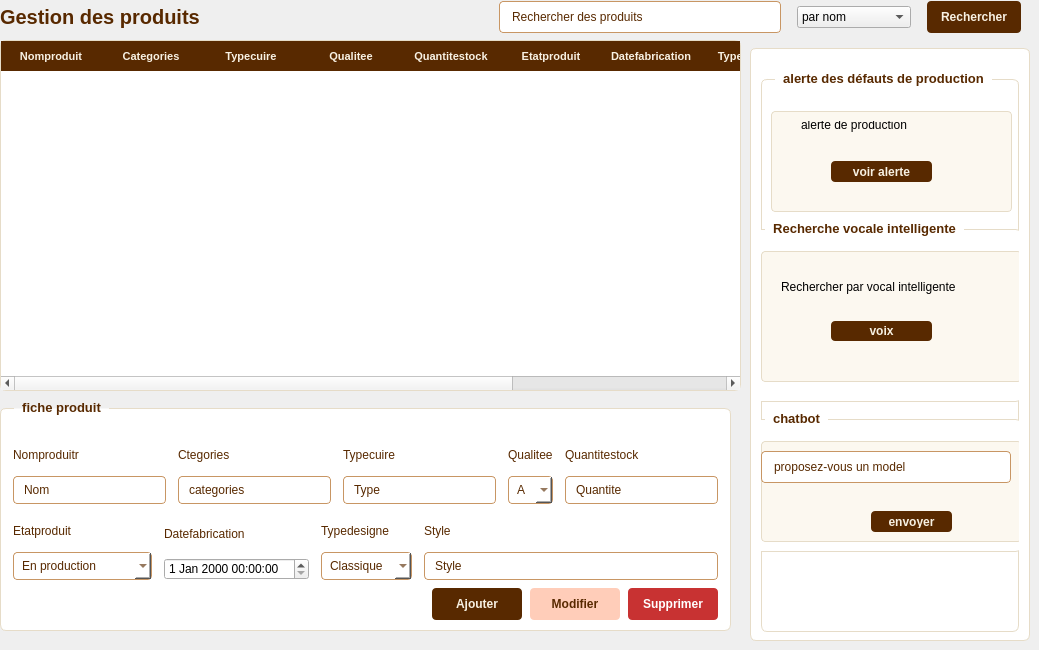
         <widget class="QWidget" name="page_2">
          <widget class="QTableWidget" name="employeeTable_4">
           <property name="geometry">
            <rect>
             <x>0</x>
             <y>40</y>
             <width>741</width>
             <height>351</height>
            </rect>
           </property>
           <property name="styleSheet">
            <string notr="true">QTableWidget {
  background-color: white;
  border: 1px solid rgb(230, 220, 200);
  border-radius: 6px;
  gridline-color: rgb(230, 220, 200);
  font-size: 11px;
  color: rgb(88, 41, 0);
}
QTableWidget::item {
  padding: 4px 6px;
}
QTableWidget::item:selected {
  background-color: rgb(255, 205, 185);
  color: rgb(88, 41, 0);
}
QHeaderView::section {
  background-color: rgb(88, 41, 0);
  color: rgb(248, 241, 227);
  padding: 6px 6px;
  border: none;
  font-weight: bold;
  font-size: 11px;
}</string>
           </property>
           <property name="alternatingRowColors">
            <bool>true</bool>
           </property>
           <property name="selectionBehavior">
            <enum>QAbstractItemView::SelectionBehavior::SelectRows</enum>
           </property>
           <property name="columnCount">
            <number>10</number>
           </property>
           <column>
            <property name="text">
             <string>Nomproduit</string>
            </property>
           </column>
           <column>
            <property name="text">
             <string>Categories</string>
            </property>
           </column>
           <column>
            <property name="text">
             <string>Typecuire</string>
            </property>
           </column>
           <column>
            <property name="text">
             <string>Qualitee</string>
            </property>
           </column>
           <column>
            <property name="text">
             <string>Quantitestock</string>
            </property>
           </column>
           <column>
            <property name="text">
             <string>Etatproduit</string>
            </property>
           </column>
           <column>
            <property name="text">
             <string>Datefabrication</string>
            </property>
           </column>
           <column>
            <property name="text">
             <string>Typedesigne</string>
            </property>
           </column>
           <column>
            <property name="text">
             <string>Style</string>
            </property>
           </column>
           <column>
            <property name="text">
             <string/>
            </property>
           </column>
          </widget>
          <widget class="QGroupBox" name="employeeFormBox_4">
           <property name="geometry">
            <rect>
             <x>0</x>
             <y>400</y>
             <width>731</width>
             <height>231</height>
            </rect>
           </property>
           <property name="styleSheet">
            <string notr="true">QGroupBox {
  background-color: white;
  border: 1px solid rgb(230, 220, 200);
  border-radius: 6px;
  margin-top: 8px;
  padding-top: 16px;
  font-weight: bold;
  font-size: 13px;
  color: rgb(88, 41, 0);
}
QGroupBox::title {
  subcontrol-origin: margin;
  left: 14px;
  padding: 0 6px;
}
QLineEdit, QComboBox, QDateEdit {
  border: 1px solid rgb(200, 150, 100);
  border-radius: 4px;
  padding: 5px 8px;
  font-size: 12px;
  color: rgb(88, 41, 0);
  background-color: rgb(255, 255, 255);
  font-weight: normal;
}
QLineEdit:focus, QComboBox:focus, QDateEdit:focus {
  border: 1px solid rgb(88, 41, 0);
}
QLabel {
  font-size: 12px;
  font-weight: normal;
  color: rgb(88, 41, 0);
}</string>
           </property>
           <property name="title">
            <string>fiche produit</string>
           </property>
           <layout class="QVBoxLayout" name="formOuterLayout_4">
            <property name="spacing">
             <number>8</number>
            </property>
            <property name="leftMargin">
             <number>12</number>
            </property>
            <property name="topMargin">
             <number>10</number>
            </property>
            <property name="rightMargin">
             <number>12</number>
            </property>
            <property name="bottomMargin">
             <number>10</number>
            </property>
            <item>
             <layout class="QHBoxLayout" name="formRow1_4">
              <property name="spacing">
               <number>12</number>
              </property>
              <item>
               <layout class="QVBoxLayout" name="cinLayout_4">
                <property name="spacing">
                 <number>2</number>
                </property>
                <item>
                 <widget class="QLabel" name="labelCIN_4">
                  <property name="text">
                   <string>Nomproduitr</string>
                  </property>
                 </widget>
                </item>
                <item>
                 <widget class="QLineEdit" name="lineEditCIN_4">
                  <property name="text">
                   <string>Nom</string>
                  </property>
                  <property name="placeholderText">
                   <string>CIN</string>
                  </property>
                 </widget>
                </item>
               </layout>
              </item>
              <item>
               <layout class="QVBoxLayout" name="nomLayout_4">
                <property name="spacing">
                 <number>2</number>
                </property>
                <item>
                 <widget class="QLabel" name="labelNom_4">
                  <property name="text">
                   <string>Ctegories</string>
                  </property>
                 </widget>
                </item>
                <item>
                 <widget class="QLineEdit" name="lineEditNom_4">
                  <property name="text">
                   <string>categories</string>
                  </property>
                  <property name="placeholderText">
                   <string>Nom</string>
                  </property>
                 </widget>
                </item>
               </layout>
              </item>
              <item>
               <layout class="QVBoxLayout" name="prenomLayout_4">
                <property name="spacing">
                 <number>2</number>
                </property>
                <item>
                 <widget class="QLabel" name="labelPrenom_4">
                  <property name="text">
                   <string>Typecuire</string>
                  </property>
                 </widget>
                </item>
                <item>
                 <widget class="QLineEdit" name="lineEditPrenom_4">
                  <property name="text">
                   <string>Type</string>
                  </property>
                  <property name="placeholderText">
                   <string>Prenom</string>
                  </property>
                 </widget>
                </item>
               </layout>
              </item>
              <item>
               <layout class="QVBoxLayout" name="sexeLayout_4">
                <property name="spacing">
                 <number>2</number>
                </property>
                <item>
                 <widget class="QLabel" name="labelSexe_4">
                  <property name="text">
                   <string>Qualitee</string>
                  </property>
                 </widget>
                </item>
                <item>
                 <widget class="QComboBox" name="comboBox_3">
                  <item>
                   <property name="text">
                    <string>A</string>
                   </property>
                  </item>
                  <item>
                   <property name="text">
                    <string>B</string>
                   </property>
                  </item>
                  <item>
                   <property name="text">
                    <string>C</string>
                   </property>
                  </item>
                 </widget>
                </item>
               </layout>
              </item>
              <item>
               <layout class="QVBoxLayout" name="salaireLayout_4">
                <property name="spacing">
                 <number>2</number>
                </property>
                <item>
                 <widget class="QLabel" name="labelSalaire_4">
                  <property name="text">
                   <string>Quantitestock</string>
                  </property>
                 </widget>
                </item>
                <item>
                 <widget class="QLineEdit" name="lineEditAdresse_2">
                  <property name="text">
                   <string>Quantite</string>
                  </property>
                  <property name="placeholderText">
                   <string>Adresse</string>
                  </property>
                 </widget>
                </item>
               </layout>
              </item>
             </layout>
            </item>
            <item>
             <layout class="QHBoxLayout" name="formRow2_4">
              <property name="spacing">
               <number>12</number>
              </property>
              <item>
               <layout class="QVBoxLayout" name="dateEmbaucheLayout_4">
                <property name="spacing">
                 <number>2</number>
                </property>
                <item>
                 <widget class="QLabel" name="labelDateEmbauche_4">
                  <property name="text">
                   <string>Etatproduit</string>
                  </property>
                 </widget>
                </item>
                <item>
                 <widget class="QComboBox" name="comboBox_4">
                  <item>
                   <property name="text">
                    <string>En production</string>
                   </property>
                  </item>
                  <item>
                   <property name="text">
                    <string>En stock</string>
                   </property>
                  </item>
                  <item>
                   <property name="text">
                    <string>Défectueux, Vendu</string>
                   </property>
                  </item>
                 </widget>
                </item>
               </layout>
              </item>
              <item>
               <layout class="QVBoxLayout" name="telephoneLayout_2">
                <property name="spacing">
                 <number>2</number>
                </property>
                <item>
                 <widget class="QLabel" name="labelTelephone_2">
                  <property name="text">
                   <string>Datefabrication</string>
                  </property>
                 </widget>
                </item>
                <item>
                 <widget class="QDateTimeEdit" name="dateTimeEdit"/>
                </item>
               </layout>
              </item>
              <item>
               <layout class="QVBoxLayout" name="posteLayout_2">
                <property name="spacing">
                 <number>2</number>
                </property>
                <item>
                 <widget class="QLabel" name="labelPoste_2">
                  <property name="text">
                   <string>Typedesigne</string>
                  </property>
                 </widget>
                </item>
                <item>
                 <widget class="QComboBox" name="comboBox_5">
                  <item>
                   <property name="text">
                    <string>Classique</string>
                   </property>
                  </item>
                  <item>
                   <property name="text">
                    <string>Moderne</string>
                   </property>
                  </item>
                  <item>
                   <property name="text">
                    <string>Luxe</string>
                   </property>
                  </item>
                 </widget>
                </item>
               </layout>
              </item>
              <item>
               <layout class="QVBoxLayout" name="adresseLayout_2">
                <property name="spacing">
                 <number>2</number>
                </property>
                <item>
                 <widget class="QLabel" name="labelAdresse_2">
                  <property name="text">
                   <string>Style</string>
                  </property>
                 </widget>
                </item>
                <item>
                 <layout class="QVBoxLayout" name="emailLayout_2">
                  <property name="spacing">
                   <number>2</number>
                  </property>
                  <item>
                   <widget class="QLineEdit" name="lineEditPrenom_5">
                    <property name="text">
                     <string>Style</string>
                    </property>
                    <property name="placeholderText">
                     <string>Prenom</string>
                    </property>
                   </widget>
                  </item>
                 </layout>
                </item>
               </layout>
              </item>
             </layout>
            </item>
            <item>
             <layout class="QHBoxLayout" name="formBtnLayout_4">
              <property name="spacing">
               <number>8</number>
              </property>
              <item>
               <spacer name="formBtnSpacer_4">
                <property name="orientation">
                 <enum>Qt::Orientation::Horizontal</enum>
                </property>
                <property name="sizeHint" stdset="0">
                 <size>
                  <width>40</width>
                  <height>20</height>
                 </size>
                </property>
               </spacer>
              </item>
              <item>
               <widget class="QPushButton" name="btnAjouter_6">
                <property name="minimumSize">
                 <size>
                  <width>90</width>
                  <height>32</height>
                 </size>
                </property>
                <property name="cursor">
                 <cursorShape>PointingHandCursor</cursorShape>
                </property>
                <property name="styleSheet">
                 <string notr="true">QPushButton {
  background-color: rgb(88, 41, 0);
  color: rgb(248, 241, 227);
  border: none;
  border-radius: 4px;
  font-size: 12px;
  font-weight: bold;
  padding: 6px 14px;
}
QPushButton:hover {
  background-color: rgb(110, 55, 10);
}</string>
                </property>
                <property name="text">
                 <string>Ajouter</string>
                </property>
               </widget>
              </item>
              <item>
               <widget class="QPushButton" name="btnModifier_4">
                <property name="minimumSize">
                 <size>
                  <width>90</width>
                  <height>32</height>
                 </size>
                </property>
                <property name="cursor">
                 <cursorShape>PointingHandCursor</cursorShape>
                </property>
                <property name="styleSheet">
                 <string notr="true">QPushButton {
  background-color: rgb(255, 205, 185);
  color: rgb(88, 41, 0);
  border: none;
  border-radius: 4px;
  font-size: 12px;
  font-weight: bold;
  padding: 6px 14px;
}
QPushButton:hover {
  background-color: rgb(230, 180, 150);
}</string>
                </property>
                <property name="text">
                 <string>Modifier</string>
                </property>
               </widget>
              </item>
              <item>
               <widget class="QPushButton" name="btnSupprimer_4">
                <property name="minimumSize">
                 <size>
                  <width>90</width>
                  <height>32</height>
                 </size>
                </property>
                <property name="cursor">
                 <cursorShape>PointingHandCursor</cursorShape>
                </property>
                <property name="styleSheet">
                 <string notr="true">QPushButton {
  background-color: rgb(200, 50, 50);
  color: white;
  border: none;
  border-radius: 4px;
  font-size: 12px;
  font-weight: bold;
  padding: 6px 14px;
}
QPushButton:hover {
  background-color: rgb(180, 40, 40);
}</string>
                </property>
                <property name="text">
                 <string>Supprimer</string>
                </property>
               </widget>
              </item>
             </layout>
            </item>
           </layout>
          </widget>
          <widget class="QGroupBox" name="chatGroupBox_4">
           <property name="geometry">
            <rect>
             <x>750</x>
             <y>40</y>
             <width>280</width>
             <height>601</height>
            </rect>
           </property>
           <property name="styleSheet">
            <string notr="true">QGroupBox {
  background-color: white;
  border: 1px solid rgb(230, 220, 200);
  border-radius: 6px;
  margin-top: 8px;
  padding-top: 14px;
  font-weight: bold;
  font-size: 13px;
  color: rgb(88, 41, 0);
}
QGroupBox::title {
  subcontrol-origin: margin;
  left: 14px;
  padding: 0 6px;
}
QTextEdit {
  border: 1px solid rgb(230, 220, 200);
  border-radius: 4px;
  font-size: 12px;
  color: rgb(88, 41, 0);
  background-color: rgb(252, 248, 240);
  font-weight: normal;
}
QLineEdit {
  border: 1px solid rgb(200, 150, 100);
  border-radius: 4px;
  padding: 5px 8px;
  font-size: 12px;
  color: rgb(88, 41, 0);
  background-color: white;
  font-weight: normal;
}</string>
           </property>
           <property name="title">
            <string/>
           </property>
           <layout class="QVBoxLayout" name="chatLayout_4">
            <property name="spacing">
             <number>6</number>
            </property>
            <property name="leftMargin">
             <number>10</number>
            </property>
            <property name="topMargin">
             <number>8</number>
            </property>
            <property name="rightMargin">
             <number>10</number>
            </property>
            <property name="bottomMargin">
             <number>8</number>
            </property>
            <item>
             <widget class="QGroupBox" name="groupBox">
              <property name="title">
               <string>alerte des défauts de production</string>
              </property>
              <widget class="QTextEdit" name="textEdit">
               <property name="geometry">
                <rect>
                 <x>10</x>
                 <y>40</y>
                 <width>241</width>
                 <height>101</height>
                </rect>
               </property>
              </widget>
              <widget class="QGroupBox" name="groupBox_2">
               <property name="geometry">
                <rect>
                 <x>-10</x>
                 <y>150</y>
                 <width>271</width>
                 <height>181</height>
                </rect>
               </property>
               <property name="title">
                <string>Recherche vocale intelligente</string>
               </property>
               <widget class="QTextEdit" name="textEdit_2">
                <property name="geometry">
                 <rect>
                  <x>10</x>
                  <y>30</y>
                  <width>261</width>
                  <height>131</height>
                 </rect>
                </property>
               </widget>
               <widget class="QPushButton" name="pushButton_7">
                <property name="geometry">
                 <rect>
                  <x>80</x>
                  <y>100</y>
                  <width>101</width>
                  <height>20</height>
                 </rect>
                </property>
                <property name="styleSheet">
                 <string notr="true">QPushButton {
  background-color: rgb(88, 41, 0);
  color: rgb(248, 241, 227);
  border: none;
  border-radius: 4px;
  font-size: 12px;
  font-weight: bold;
  padding: 4px 14px;
}
QPushButton:hover {
  background-color: rgb(110, 55, 10);
}</string>
                </property>
                <property name="text">
                 <string>voix</string>
                </property>
               </widget>
               <widget class="QLabel" name="label_4">
                <property name="geometry">
                 <rect>
                  <x>30</x>
                  <y>50</y>
                  <width>191</width>
                  <height>31</height>
                 </rect>
                </property>
                <property name="styleSheet">
                 <string notr="true">QPushButton {
  background-color: rgb(255, 205, 185);
  color: rgb(88, 41, 0);
  border: none;
  border-radius: 4px;
  font-size: 12px;
  font-weight: bold;
  padding: 6px 14px;
}
QPushButton:hover {
  background-color: rgb(230, 180, 150);
}</string>
                </property>
                <property name="text">
                 <string>Rechercher par vocal intelligente</string>
                </property>
               </widget>
              </widget>
              <widget class="QGroupBox" name="groupBox_3">
               <property name="geometry">
                <rect>
                 <x>-10</x>
                 <y>340</y>
                 <width>271</width>
                 <height>141</height>
                </rect>
               </property>
               <property name="title">
                <string>chatbot</string>
               </property>
               <widget class="QTextEdit" name="textEdit_3">
                <property name="geometry">
                 <rect>
                  <x>10</x>
                  <y>30</y>
                  <width>261</width>
                  <height>101</height>
                 </rect>
                </property>
               </widget>
               <widget class="QPushButton" name="pushButton_8">
                <property name="geometry">
                 <rect>
                  <x>120</x>
                  <y>100</y>
                  <width>81</width>
                  <height>21</height>
                 </rect>
                </property>
                <property name="styleSheet">
                 <string notr="true">QPushButton {
  background-color: rgb(88, 41, 0);
  color: rgb(248, 241, 227);
  border: none;
  border-radius: 4px;
  font-size: 12px;
  font-weight: bold;
  padding: 4px 14px;
}
QPushButton:hover {
  background-color: rgb(110, 55, 10);
}</string>
                </property>
                <property name="text">
                 <string>envoyer</string>
                </property>
               </widget>
               <widget class="QLineEdit" name="lineEditSearch_4">
                <property name="geometry">
                 <rect>
                  <x>10</x>
                  <y>40</y>
                  <width>250</width>
                  <height>32</height>
                 </rect>
                </property>
                <property name="minimumSize">
                 <size>
                  <width>250</width>
                  <height>32</height>
                 </size>
                </property>
                <property name="maximumSize">
                 <size>
                  <width>350</width>
                  <height>32</height>
                 </size>
                </property>
                <property name="styleSheet">
                 <string notr="true">QLineEdit {
  border: 1px solid rgb(200, 150, 100);
  border-radius: 4px;
  padding: 4px 10px;
  font-size: 12px;
  color: rgb(88, 41, 0);
  background-color: white;
}</string>
                </property>
                <property name="text">
                 <string>proposez-vous un model</string>
                </property>
                <property name="placeholderText">
                 <string>Rechercher un client...</string>
                </property>
               </widget>
              </widget>
              <widget class="QPushButton" name="pushButton_6">
               <property name="geometry">
                <rect>
                 <x>70</x>
                 <y>90</y>
                 <width>101</width>
                 <height>21</height>
                </rect>
               </property>
               <property name="styleSheet">
                <string notr="true">QPushButton {
  background-color: rgb(88, 41, 0);
  color: rgb(248, 241, 227);
  border: none;
  border-radius: 4px;
  font-size: 12px;
  font-weight: bold;
  padding: 4px 14px;
}
QPushButton:hover {
  background-color: rgb(110, 55, 10);
}</string>
               </property>
               <property name="text">
                <string>voir alerte</string>
               </property>
              </widget>
              <widget class="QLabel" name="label_5">
               <property name="geometry">
                <rect>
                 <x>40</x>
                 <y>50</y>
                 <width>151</width>
                 <height>21</height>
                </rect>
               </property>
               <property name="text">
                <string>alerte de production
</string>
               </property>
              </widget>
             </widget>
            </item>
           </layout>
          </widget>
          <widget class="QWidget" name="layoutWidget_3">
           <property name="geometry">
            <rect>
             <x>0</x>
             <y>0</y>
             <width>1021</width>
             <height>34</height>
            </rect>
           </property>
           <layout class="QHBoxLayout" name="employesHeaderRow_4">
            <property name="spacing">
             <number>16</number>
            </property>
            <item>
             <widget class="QLabel" name="employesTitle_4">
              <property name="styleSheet">
               <string notr="true">font-size: 20px; font-weight: bold; color: rgb(88, 41, 0);</string>
              </property>
              <property name="text">
               <string>Gestion des produits</string>
              </property>
             </widget>
            </item>
            <item>
             <spacer name="headerSearchSpacer_2">
              <property name="orientation">
               <enum>Qt::Orientation::Horizontal</enum>
              </property>
              <property name="sizeHint" stdset="0">
               <size>
                <width>40</width>
                <height>20</height>
               </size>
              </property>
             </spacer>
            </item>
            <item>
             <widget class="QLineEdit" name="lineEditSearch_5">
              <property name="minimumSize">
               <size>
                <width>250</width>
                <height>32</height>
               </size>
              </property>
              <property name="maximumSize">
               <size>
                <width>350</width>
                <height>32</height>
               </size>
              </property>
              <property name="styleSheet">
               <string notr="true">QLineEdit {
  border: 1px solid rgb(200, 150, 100);
  border-radius: 4px;
  padding: 4px 10px;
  font-size: 12px;
  color: rgb(88, 41, 0);
  background-color: white;
}</string>
              </property>
              <property name="text">
               <string>Rechercher des produits</string>
              </property>
              <property name="placeholderText">
               <string>Rechercher un client...</string>
              </property>
             </widget>
            </item>
            <item>
             <widget class="QComboBox" name="comboBox_6">
              <item>
               <property name="text">
                <string>par nom</string>
               </property>
              </item>
              <item>
               <property name="text">
                <string>par type de cuir</string>
               </property>
              </item>
              <item>
               <property name="text">
                <string>par état</string>
               </property>
              </item>
             </widget>
            </item>
            <item>
             <widget class="QPushButton" name="btnRechercher_4">
              <property name="minimumSize">
               <size>
                <width>90</width>
                <height>32</height>
               </size>
              </property>
              <property name="cursor">
               <cursorShape>PointingHandCursor</cursorShape>
              </property>
              <property name="styleSheet">
               <string notr="true">QPushButton {
  background-color: rgb(88, 41, 0);
  color: rgb(248, 241, 227);
  border: none;
  border-radius: 4px;
  font-size: 12px;
  font-weight: bold;
  padding: 4px 14px;
}
QPushButton:hover {
  background-color: rgb(110, 55, 10);
}</string>
              </property>
              <property name="text">
               <string>Rechercher</string>
              </property>
             </widget>
            </item>
           </layout>
          </widget>
         </widget>
